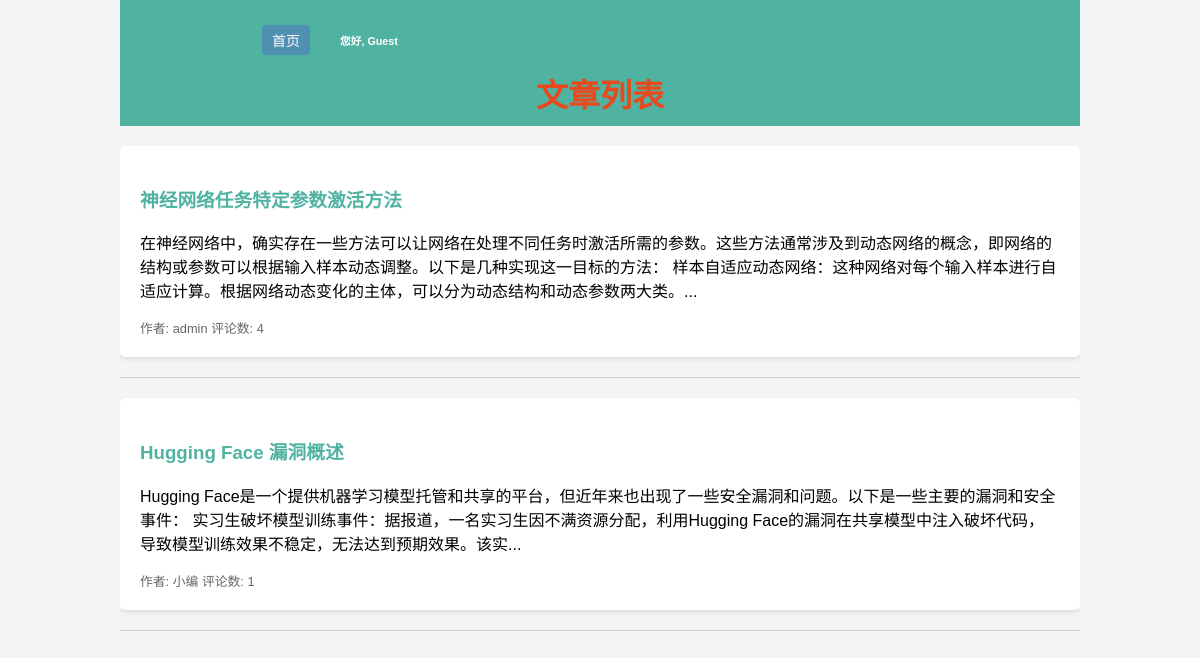
The app's page /article.php with its own data.
### tables this page shows
CREATE TABLE `article`  (
  `article_id` int NOT NULL AUTO_INCREMENT,
  `author` varchar(255) NULL DEFAULT NULL,
  `title` varchar(255) NOT NULL,
  `content` varchar(10240) NOT NULL,
  PRIMARY KEY (`article_id`) USING BTREE
);

### article.php (the view, shortened to what this page needs)
<!DOCTYPE html>
<html lang="zh-CN">
<head>
</head>
<body>
    <div class="container">
        <header>
            <?php include('header.php'); ?>
            <h1>文章列表</h1>
        </header>
        <?php
        include('utils.php');
        $sql = "SELECT * FROM article";
        $result = mysqli_query($conn, $sql);
        if (mysqli_num_rows($result) == 0) {
            echo "<h2>没有文章</h2>";
        } else {
            while ($row = mysqli_fetch_assoc($result)) {
                $file_path = "article/" . $row['content'];
                echo "<article>";
                echo "<h3 class=\"article-title\"><a href=\"content.php?id=" . $row['article_id'] . "\">" . $row['title'] . "</a></h3>";
                $file = fopen($file_path, "r");
                $content = fread($file, filesize($file_path));
                echo "<p>" . mb_substr($content, 0, 150, 'utf-8') . "...</p>";
                $sql_c = "SELECT COUNT(*) FROM comment WHERE article_id = " . $row['article_id'];
                $cont = mysqli_fetch_row(mysqli_query($conn, $sql_c));
                echo "<div class=\"article-meta\">作者: " . $row['author'] . "    评论数: " . $cont[0];
                echo "</div>";
                echo "</article>";
                echo "<hr>";
            }
        }
        ?>
    </div>
</body>
</html>

### header.php (shortened to what this page needs)
<!DOCTYPE html>
<html lang="zh-CN">
<head>
</head>
<body>
    <div class="container">
        <header>
            <div class="top-nav">
                <a href="index.html">
                    <button class="home-button">首页</button>
                </a>
                <div class="user-info">
                    <h6>您好, <?php echo (@$_SESSION['user_name'] == '' ? 'Guest' : $_SESSION['user_name']); ?></h6>
                </div>
            </div>
        </header>

### article.php (style rules this page uses)
body { font-family: Arial, sans-serif; margin: 0; padding: 0; background-color: #f4f4f4; }
.container { width: 80%; margin: auto; overflow: hidden; }
header { background: #50b3a2; color: white; padding: 20px; text-align: center; }
h1 { margin: 0; color: #e8491d; }
article { background: #fff; margin-top: 20px; padding: 20px; border-radius: 5px; box-shadow: 0 2px 4px rgba(0, 0, 0, 0.1); }
.article-title a { color: #50b3a2; text-decoration: none; }
.article-meta { font-size: 0.8em; color: #666; }
hr { border: none; border-top: 1px solid #ccc; margin: 20px 0; }

### header.php (style rules this page uses)
body { font-family: Arial, sans-serif; margin: 0; padding: 0; background-color: #f4f4f4; }
.container { width: 80%; margin: auto; overflow: hidden; }
header { background: #50b3a2; color: white; padding: 10px 20px; display: flex; align-items: center; justify-content: space-between; }
header a { color: white; text-decoration: none; padding: 5px 10px; border-radius: 5px; }
.top-nav { display: flex; align-items: center; }
.top-nav h6 { margin: 0; padding: 0; }
.home-button { cursor: pointer; background-color: #5090b3; color: white; border: none; border-radius: 4px; padding: 5px 10px; font-size: 14px; }
.user-info { margin-left: auto; padding-left: 20px; }
.user-info h6 { margin: 0; padding: 0; }

### records on screen
article: title "神经网络任务特定参数激活方法", content "在神经网络中，确实存在一些方法可以让网络在处理不同任务时激活所需的参数。这些方法通常涉及到动态网络的概念，即网络的结构或参数可以根据输入样本动态调整。以下是几种实现这一目标的方法： 样本自适应动态网络：这种网络对每个输入样本进行自适应计算。根据网络动态变化的主体，可以分为动态结构和动态参数两大类。", author "admin", cont "4"
article: title "Hugging Face 漏洞概述", content "Hugging Face是一个提供机器学习模型托管和共享的平台，但近年来也出现了一些安全漏洞和问题。以下是一些主要的漏洞和安全事件： 实习生破坏模型训练事件：据报道，一名实习生因不满资源分配，利用Hugging Face的漏洞在共享模型中注入破坏代码，导致模型训练效果不稳定，无法达到预期效果。该实", author "小编", cont "1"
